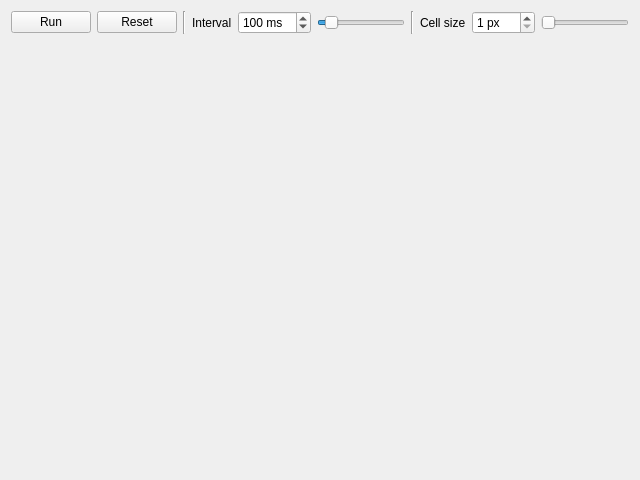
<?xml version="1.0" encoding="UTF-8"?>
<ui version="4.0">
 <class>MainWindow</class>
 <widget class="QMainWindow" name="MainWindow">
  <property name="geometry">
   <rect>
    <x>0</x>
    <y>0</y>
    <width>640</width>
    <height>480</height>
   </rect>
  </property>
  <property name="windowTitle">
   <string>MainWindow</string>
  </property>
  <widget class="QWidget" name="centralWidget">
   <layout class="QVBoxLayout" name="verticalLayout">
    <item>
     <layout class="QHBoxLayout" name="horizontalLayout">
      <item>
       <widget class="QPushButton" name="runButton">
        <property name="text">
         <string>Run</string>
        </property>
       </widget>
      </item>
      <item>
       <widget class="QPushButton" name="resetButton">
        <property name="text">
         <string>Reset</string>
        </property>
       </widget>
      </item>
      <item>
       <widget class="Line" name="line_1">
        <property name="orientation">
         <enum>Qt::Vertical</enum>
        </property>
       </widget>
      </item>
      <item>
       <widget class="QLabel" name="intervalLabel">
        <property name="text">
         <string>Interval</string>
        </property>
       </widget>
      </item>
      <item>
       <widget class="QSpinBox" name="intervalSpinBox">
        <property name="suffix">
         <string> ms</string>
        </property>
        <property name="minimum">
         <number>0</number>
        </property>
        <property name="maximum">
         <number>1000</number>
        </property>
        <property name="value">
         <number>100</number>
        </property>
       </widget>
      </item>
      <item>
       <widget class="QSlider" name="inetrvalSlider">
        <property name="minimum">
         <number>0</number>
        </property>
        <property name="maximum">
         <number>1000</number>
        </property>
        <property name="value">
         <number>100</number>
        </property>
        <property name="orientation">
         <enum>Qt::Horizontal</enum>
        </property>
       </widget>
      </item>
      <item>
       <widget class="Line" name="line_2">
        <property name="orientation">
         <enum>Qt::Vertical</enum>
        </property>
       </widget>
      </item>
      <item>
       <widget class="QLabel" name="cellSizeLabel">
        <property name="text">
         <string>Cell size</string>
        </property>
       </widget>
      </item>
      <item>
       <widget class="QSpinBox" name="cellSizeSpinBox">
        <property name="suffix">
         <string> px</string>
        </property>
        <property name="minimum">
         <number>1</number>
        </property>
        <property name="maximum">
         <number>100</number>
        </property>
       </widget>
      </item>
      <item>
       <widget class="QSlider" name="cellSizeSlider">
        <property name="minimum">
         <number>1</number>
        </property>
        <property name="maximum">
         <number>100</number>
        </property>
        <property name="orientation">
         <enum>Qt::Horizontal</enum>
        </property>
       </widget>
      </item>
     </layout>
    </item>
    <item>
     <widget class="QLabel" name="matrixArea">
      <property name="sizePolicy">
       <sizepolicy hsizetype="Preferred" vsizetype="MinimumExpanding">
        <horstretch>0</horstretch>
        <verstretch>0</verstretch>
       </sizepolicy>
      </property>
      <property name="text">
       <string/>
      </property>
     </widget>
    </item>
   </layout>
  </widget>
 </widget>
 <layoutdefault spacing="6" margin="11"/>
 <resources/>
 <connections>
  <connection>
   <sender>cellSizeSlider</sender>
   <signal>valueChanged(int)</signal>
   <receiver>cellSizeSpinBox</receiver>
   <slot>setValue(int)</slot>
   <hints>
    <hint type="sourcelabel">
     <x>590</x>
     <y>22</y>
    </hint>
    <hint type="destinationlabel">
     <x>523</x>
     <y>22</y>
    </hint>
   </hints>
  </connection>
  <connection>
   <sender>cellSizeSpinBox</sender>
   <signal>valueChanged(int)</signal>
   <receiver>cellSizeSlider</receiver>
   <slot>setValue(int)</slot>
   <hints>
    <hint type="sourcelabel">
     <x>523</x>
     <y>22</y>
    </hint>
    <hint type="destinationlabel">
     <x>590</x>
     <y>22</y>
    </hint>
   </hints>
  </connection>
  <connection>
   <sender>inetrvalSlider</sender>
   <signal>valueChanged(int)</signal>
   <receiver>intervalSpinBox</receiver>
   <slot>setValue(int)</slot>
   <hints>
    <hint type="sourcelabel">
     <x>363</x>
     <y>22</y>
    </hint>
    <hint type="destinationlabel">
     <x>296</x>
     <y>22</y>
    </hint>
   </hints>
  </connection>
  <connection>
   <sender>intervalSpinBox</sender>
   <signal>valueChanged(int)</signal>
   <receiver>inetrvalSlider</receiver>
   <slot>setValue(int)</slot>
   <hints>
    <hint type="sourcelabel">
     <x>296</x>
     <y>22</y>
    </hint>
    <hint type="destinationlabel">
     <x>363</x>
     <y>22</y>
    </hint>
   </hints>
  </connection>
 </connections>
</ui>
